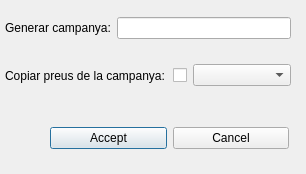
<?xml version="1.0" encoding="UTF-8"?>
<ui version="4.0">
 <class>dlg_new_prices</class>
 <widget class="QDialog" name="dlg_new_prices">
  <property name="geometry">
   <rect>
    <x>0</x>
    <y>0</y>
    <width>306</width>
    <height>174</height>
   </rect>
  </property>
  <property name="sizePolicy">
   <sizepolicy hsizetype="Fixed" vsizetype="Fixed">
    <horstretch>0</horstretch>
    <verstretch>0</verstretch>
   </sizepolicy>
  </property>
  <property name="windowTitle">
   <string>Selector de campanyes per generar nou cataleg de preus</string>
  </property>
  <widget class="QWidget" name="horizontalLayoutWidget">
   <property name="geometry">
    <rect>
     <x>5</x>
     <y>10</y>
     <width>286</width>
     <height>36</height>
    </rect>
   </property>
   <layout class="QHBoxLayout" name="horizontalLayout">
    <item>
     <widget class="QLabel" name="plan_any">
      <property name="text">
       <string>Generar campanya:</string>
      </property>
     </widget>
    </item>
    <item>
     <widget class="QLineEdit" name="txt_year"/>
    </item>
   </layout>
  </widget>
  <widget class="QWidget" name="horizontalLayoutWidget_2">
   <property name="geometry">
    <rect>
     <x>5</x>
     <y>55</y>
     <width>286</width>
     <height>41</height>
    </rect>
   </property>
   <layout class="QHBoxLayout" name="horizontalLayout_2">
    <item>
     <widget class="QLabel" name="label">
      <property name="text">
       <string>Copiar preus de la campanya:</string>
      </property>
     </widget>
    </item>
    <item>
     <widget class="QCheckBox" name="chk_year">
      <property name="maximumSize">
       <size>
        <width>16</width>
        <height>16777215</height>
       </size>
      </property>
      <property name="layoutDirection">
       <enum>Qt::RightToLeft</enum>
      </property>
      <property name="text">
       <string/>
      </property>
     </widget>
    </item>
    <item>
     <widget class="QComboBox" name="cbx_years"/>
    </item>
   </layout>
  </widget>
  <widget class="QWidget" name="horizontalLayoutWidget_3">
   <property name="geometry">
    <rect>
     <x>50</x>
     <y>115</y>
     <width>239</width>
     <height>46</height>
    </rect>
   </property>
   <layout class="QHBoxLayout" name="horizontalLayout_3">
    <item>
     <widget class="QPushButton" name="btn_accept">
      <property name="text">
       <string>Accept</string>
      </property>
     </widget>
    </item>
    <item>
     <widget class="QPushButton" name="btn_cancel">
      <property name="text">
       <string>Cancel</string>
      </property>
     </widget>
    </item>
   </layout>
  </widget>
 </widget>
 <resources/>
 <connections/>
</ui>
